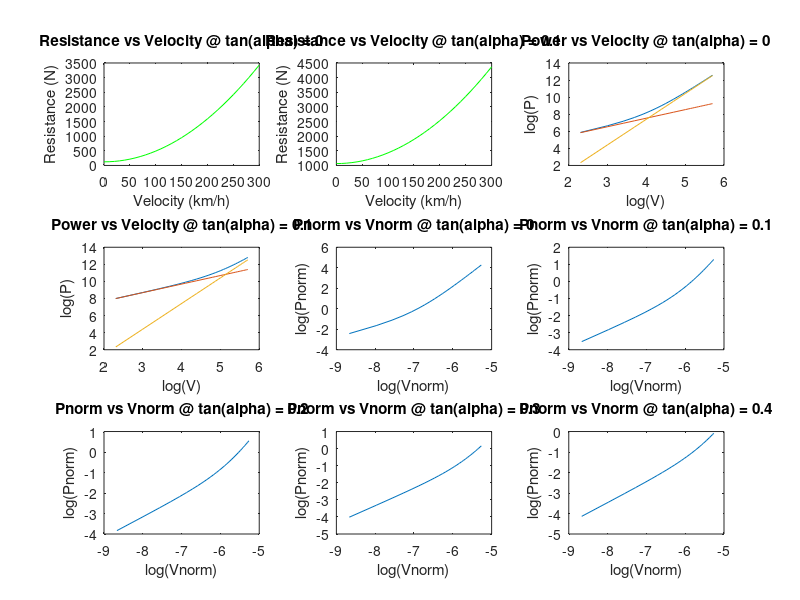
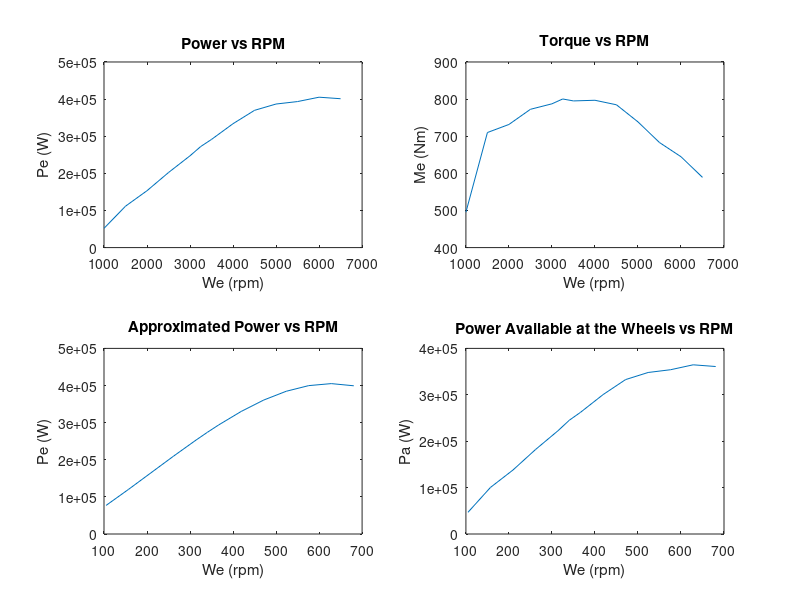
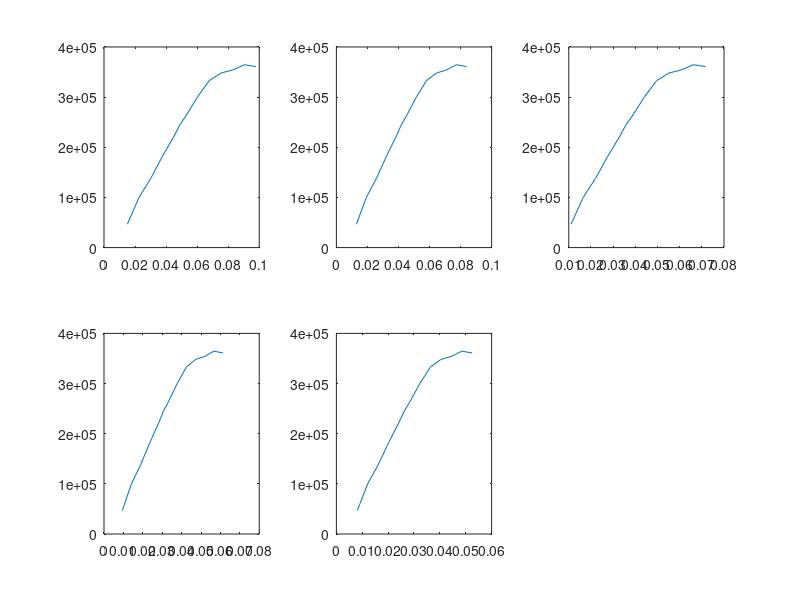

These figures' MATLAB source, in order:
clear all
clc

Cx = .35; %[-]
S = 1.82; %[m^2]
m = 970; %[kg]
Vcil = 1040; %[cm^3]
Tf = .281; %[-]
wmin = 850; %[rpm]
efficiencyt = .9; %[-]
l = 2.3; %[m]
a = 1.15; %[m]
hG = .5; %[m]
wheel_indication = '155/65R13';
R0 = 13*25.4/2 + .65*155; %[mm]
N = 5; %[-]
ts = 1; %[s]
Je = .08; %[kg.m^2]
Jw = 1.6; %[kg.m^2]
g = 9.81; % [m/s^2]
ro = 1.3; %[kg/m^2]
alpha = atan(0:0.1:0.4); %[-]
f0 = .013; %[-]
K = 6.51*10^-6; %[s^2/m^2] 

vKm = 0:10:300; %[km/h]

vm = (vKm./3.6); %[m/s]

% Part 1
A = zeros(5, 1);
B = zeros(5, 1);
R = zeros(5, 31);
P = zeros(5, 31);
Pnorm = zeros(5, 31);
Pcar = zeros(5, 1);
Vcar = zeros(5, 1);
Av = zeros(5, 31);
Bv3 = zeros(5, 31);

for i = 1:5
    A(i) = m*g*(f0*cos(alpha(i)*pi) + sin(alpha(i))); %[N]
    B(i) = m*g*K*cos(alpha(i)) + 0.5*ro*S*Cx; %[kg/m]

    Vcar(i) = sqrt(A(1)/B(1)); %[m/s]
    Pcar(i) = 2*A(i)*sqrt(A(i)/B(i)); %[W]
        
    for j = 1:31
        R(i, j) = A(i) + B(i)*(vm(j).^2); %[N]
        Av(i, j) = A(i)*vm(j); %[W]
        Bv3(i, j) = B(i)*vm(j).^3; %[W]
        P(i, j) = (Av(i, j) + Bv3(i, j)); %[W]
        Pnorm(i, j) = P(i, j)/Pcar(i); %[-]
    end

    Vnorm = vm*10^-3/Vcar(i); %[-]
    
end

figure; hold on;

for i = 1:2
    subplot(3, 3, i);
    plot(vKm, R(i, 1:31), 'g');
    xlabel('Velocity (km/h)');
    ylabel('Resistance (N)');
    title(['Resistance vs Velocity @ tan(alpha) = ', num2str(tan(alpha(i)))]);
end

for i = 1:2
    subplot(3, 3, i+2);
    plot(log(vKm), log(P(i, 1:31)), log(vKm), log(Av(i, 1:31)), log(vKm), log(Bv3(i, 1:31)));
    xlabel('log(V)');
    ylabel('log(P)');
    title(['Power vs Velocity @ tan(alpha) = ', num2str(tan(alpha(i)))]);
end

for i = 1:5
    subplot(3, 3, i+4);
    plot(log(Vnorm), log(Pnorm(i, 1:31)));
    xlabel('log(Vnorm)');
    ylabel('log(Pnorm)');
    title(['Pnorm vs Vnorm @ tan(alpha) = ', num2str(tan(alpha(i)))]);
end

% Part 2
werpm = [1000, 1500, 2000, 2500, 3000, 3250, 3500, 4000, 4500, 5000, 5500, 6000, 6500]; %[rpm]
we = (2*pi/60).*werpm; %[rad/s]
mep = [5.985, 8.5785, 8.841, 9.3345, 9.513, 9.6705, 9.6075, 9.6285, 9.4815, 8.9250, 8.2530, 7.791, 7.119]; %[bar]
%Using a for stroke engine
k = 0.5;
Pe = zeros(13, 1);
Me = zeros(13, 1);
for i = 1:13
   Pe(i) =  k*mep(i)*Vcil*we(i)/(2*pi); % not sure
   Me(i) = Pe(i)/(we(i)); % not sure
end
figure; hold on;
subplot(2, 2, 1);
plot(werpm, Pe);
xlabel('We (rpm)');
ylabel('Pe (W)');
title('Power vs RPM');
subplot(2, 2, 2);
plot(werpm, Me);
xlabel('We (rpm)');
ylabel('Me (Nm)');
title('Torque vs RPM');

[Pmax, imax] = max(Pe); % not sure
wemax = werpm(imax); % [rpm]
Pi = zeros(3, 1);
Peapp = zeros(13, 1);

for i = 1:3
    Pi(i) = Pmax/(wemax^i); % not sure
end

Pi(3) = -Pi(3);

for i= 1:13
    for j = 1:3
       Peapp(i) = Peapp(i) + Pi(j)*werpm(i)^j; % not sure
    end
end

subplot(2, 2, 3);
plot(we, Peapp);
xlabel('We (rpm)');
ylabel('Pe (W)');
title('Approximated Power vs RPM');

Pa = zeros(13, 1);
for i = 1:13
   Pa(i) = efficiencyt*Pe(i); % not sure
end
subplot(2, 2, 4);
plot(we, Pa);
xlabel('We (rpm)');
ylabel('Pa (W)');
title('Power Available at the Wheels vs RPM');

% Part 3
Astar = power(max(Pa)/2/B(1), 1/3); % not sure
Bstar = sqrt(4*(A(1)^3)/27/max(Pa)/B(1)); % not sure
Vmax = Astar*(power(Bstar+1, 1/3)-power(Bstar-1, 1/3)); % not sure
Re = .98*R0; % [mm]
alphamax = atan(.33); %[-]
Tgtop = Vmax/(Tf*Re*wemax*2*pi/60); %[-]
Tgbottom = Me(1)*efficiencyt/(Tf*Re*m*g*(f0*cos(alphamax)+sin(alphamax))); %[-]
Tgi = zeros(5, 1);
Tgi(1) = Tgbottom;
Tgi(5) = Tgtop;
for i = 2:4
   Tgi(i) = Tgi(i-1)*power((Tgtop/Tgbottom), 1/(N-1)); %[-] 
end

figure; hold on;
Vw = zeros(5, 13);
for i = 1:5
   for j = 1:13
       Vw(i, j) = we(j)*Tf*Tgi(i)*Re*10^-3; % [m/s]
   end
end

for i = 1:5
   subplot(2, 3, i); 
   plot(Vw(i, 1:13), Pa(1:13, 1));
end
